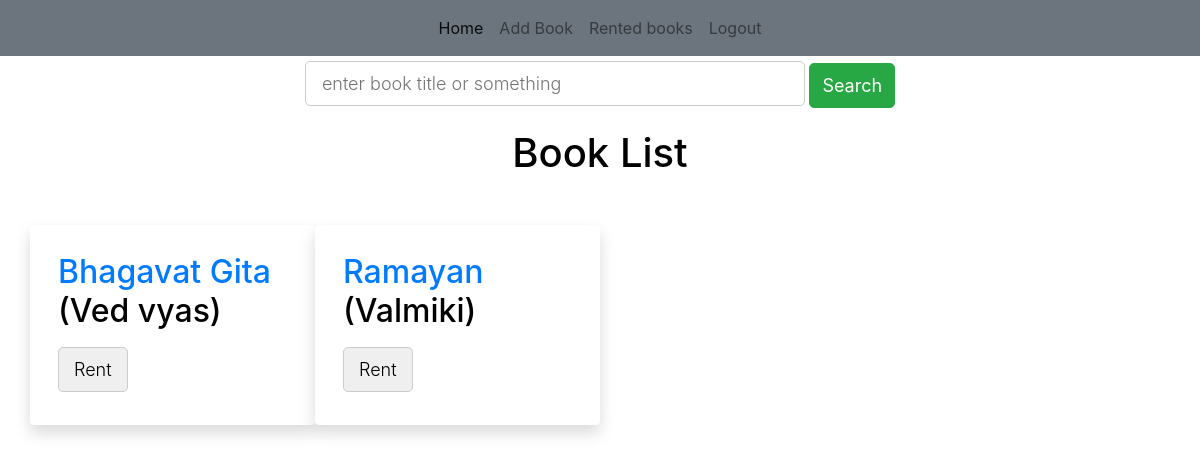
The app's page / (signed in) with its own data.
### books/models.py (models this page shows, shortened)
class Book(models.Model):
    title = models.CharField(max_length=200)
    author = models.CharField(max_length=100)
    summary = models.TextField(max_length=1000, help_text="description of the book")
    isbn = models.CharField('ISBN', max_length=13, help_text='13 Character ISBN number')
    slug = models.SlugField(max_length=100, unique=True)
    book_rent = models.IntegerField()
    publish_date = models.DateTimeField(default=timezone.now)
    total_copies = models.IntegerField()
    rented_users = models.ManyToManyField(User, related_name='rented_user')
    def get_absolute_url(self):
        return reverse('book-detail', kwargs={'slug': self.slug})

### books/views.py (the view)
# urls.py: path('', BookListView.as_view(), name='book_list'),
class BookListView(ListView):
    model = Book
    context_object_name = 'book_list'

### books/templates/books/book_list.html
{% extends "users/base.html" %}
{% block content %}
    <center>
        <form class="form" id="searchform" action="" method="get">
          <div class="form-group">
            <input type="text" class="col-5  form-control-lg"  placeholder="enter book title or something " name="q" />
            <button type="button"  class="btn btn-success form-control-lg" onclick="">Search</button>
          </div>
        </form>
    </center>
    <h1 class="text-center mb-5">Book List</h1>
    {% if book_list %}
    <div class="container">
        <div class="row">
          {% for book in book_list %}
          <div class=" col-12 col-lg-3 mb-4 shadow p-2  bg-white rounded">
              <div class="card-body">
                <h2 class="card-title">
                  <a href="{{ book.get_absolute_url }}">{{ book.title }}</a> ({{book.author}})
                </h2>
                  {% if user.is_authenticated %}
                  <a href="{{ book.get_absolute_url }}"> <button type="submit">Rent</button></a>
                  {% endif %}
              </div>
          </div>
          {% endfor %}
        </div>
    </div>
    {% else %}
      <p class=" bg bg-white">There are no books.</p>
    {% endif %}
{% endblock %}

### users/templates/users/base.html (style rules this page uses)
body { color: #000;overflow-x: hidden;height: 100%;background-size: 100% 100% }
input, textarea, button { padding: 8px 15px;border-radius: 5px !important;margin: 5px 0px;box-sizing: border-box;border: 1px solid #ccc;font-size: 18px !important;font-weight: 300 }

### records on screen
Book: title "Bhagavat Gita", author "Ved vyas"
Book: title "Ramayan", author "Valmiki"
